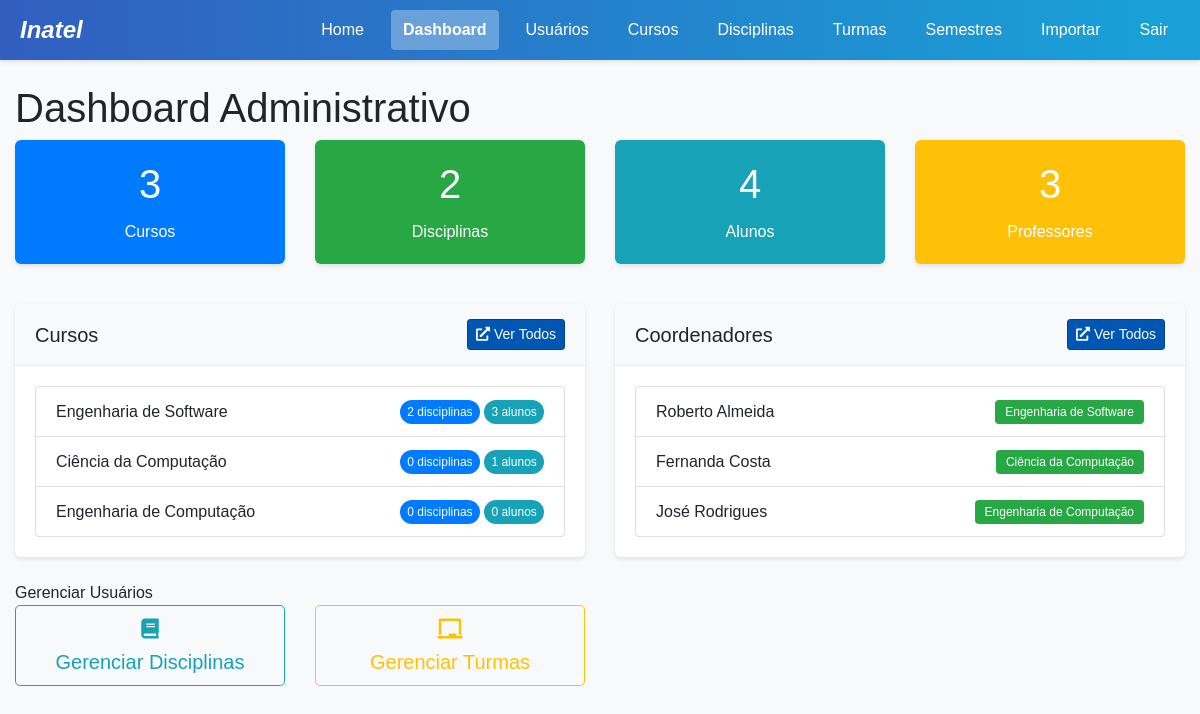
The app's page /custom-admin/dashboard/ (signed in), older data.
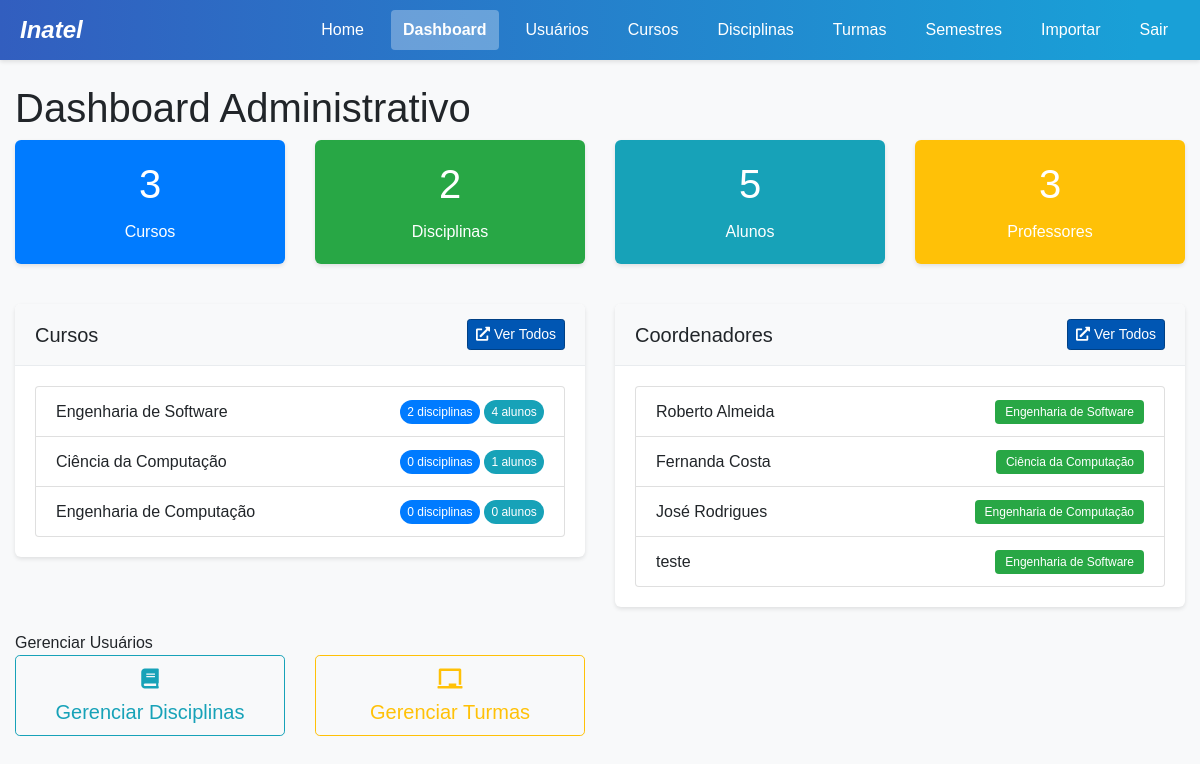
The same page, newer data.
### project/models.py (models this page shows, shortened)
class Curso(models.Model):
    id = models.AutoField(primary_key=True)
    nome = models.CharField(max_length=100)

class Coordenador(models.Model):
    id = models.AutoField(primary_key=True)
    nomeCoord = models.CharField(max_length=100)
    emailCoord = models.EmailField(unique=True)
    senhaCoord = models.CharField(max_length=100)
    curso = models.ForeignKey(Curso, on_delete=models.SET_NULL, null=True, related_name='coordenadores')
    reset_token = models.CharField(max_length=100, null=True, blank=True)

### project/views.py (the view)
    def wrapper(request, *args, **kwargs):
        if "user_type" not in request.session or "user_id" not in request.session:
            messages.error(
                request, "Você precisa estar logado para acessar esta página."
            )
            return redirect("login")
        user_type = request.session["user_type"]
        user_id = request.session["user_id"]
        try:
            if user_type == "aluno":
                Aluno.objects.get(idAluno=user_id)
            elif user_type == "professor":
                Professor.objects.get(idProfessor=user_id)
            elif user_type == "coordenador":
                Coordenador.objects.get(id=user_id)
            elif user_type == "admin":
                from .models import Admin
                Admin.objects.get(id=user_id)
            else:
                messages.error(request, "Tipo de usuário não reconhecido.")
                request.session.flush()
                return redirect("login")
        except Exception:
            messages.error(
                request,
                "Sua sessão expirou ou é inválida. Por favor, faça login novamente.",
            )
            request.session.flush()
            return redirect("login")
        return view_func(request, *args, **kwargs)

### project/context_processors.py (called while the page is built)
def user_data(request):
    context = {
        'user_type': request.session.get('user_type'),
        'user_id': request.session.get('user_id'),
        'username': request.session.get('username'),
    }
    if 'user_type' in request.session:
        notificacoes = obter_notificacoes_usuario(request)
        context['notificacoes_nao_lidas'] = notificacoes.filter(lida=False)
        context['notificacoes_count'] = context['notificacoes_nao_lidas'].count()
    return context

### project/utils.py (called while the page is built)
def obter_notificacoes_usuario(request):
    from .models import Notificacao, Aluno, Professor, Coordenador, Admin
    user_type = request.session.get('user_type')
    user_id = request.session.get('user_id')
    if not user_type or not user_id:
        return Notificacao.objects.none()
    if user_type == 'aluno':
        return Notificacao.objects.filter(aluno_id=user_id)
    elif user_type == 'professor':
        return Notificacao.objects.filter(professor_id=user_id)
    elif user_type == 'coordenador':
        return Notificacao.objects.filter(coordenador_id=user_id)
    elif user_type == 'admin':
        return Notificacao.objects.filter(admin_id=user_id)
    return Notificacao.objects.none()

### project/templates/admin/dashboard.html (shortened to what the changed rows need)
<!DOCTYPE html>
<html lang="pt-br">
<head>
    {% load static %}
    <link rel="stylesheet" href="https://stackpath.bootstrapcdn.com/bootstrap/4.5.2/css/bootstrap.min.css">
    <link rel="stylesheet" href="{% static 'css/main.css' %}">
    <link rel="stylesheet" href="https://cdnjs.cloudflare.com/ajax/libs/font-awesome/5.15.3/css/all.min.css">
</head>
<body>
    <div class="container mt-4">
        <h1>Dashboard Administrativo</h1>
        <div class="row mb-4">
            <div class="col-md-3">
                <div class="card text-white bg-primary mb-3">
                    <div class="card-body text-center">
                        <h1 class="card-title">{{ cursos_count }}</h1>
                    </div>
                </div>
            </div>
            <div class="col-md-3">
                <div class="card text-white bg-success mb-3">
                    <div class="card-body text-center">
                        <h1 class="card-title">{{ disciplinas_count }}</h1>
                    </div>
                </div>
            </div>
            <div class="col-md-3">
                <div class="card text-white bg-info mb-3">
                    <div class="card-body text-center">
                        <h1 class="card-title">{{ alunos_count }}</h1>
                        <p class="card-text">Alunos</p>
                    </div>
                </div>
            </div>
            <div class="col-md-3">
                <div class="card text-white bg-warning mb-3">
                    <div class="card-body text-center">
                        <h1 class="card-title">{{ professores_count }}</h1>
                    </div>
                </div>
            </div>
        </div>
        <div class="row">
            <div class="col-md-6">
                <div class="card mb-4">
                    <div class="card-body">
                        <div class="list-group">
                            {% for curso in cursos %}
                                <div class="list-group-item d-flex justify-content-between align-items-center">
                                    {{ curso.nome }}
                                    <div>
                                        <span class="badge badge-primary badge-pill">{{ curso.disciplinas.count }} disciplinas</span>
                                        <span class="badge badge-info badge-pill">{{ curso.alunos.count }} alunos</span>
                                    </div>
                                </div>
                            {% empty %}
                                <p>Nenhum curso cadastrado.</p>
                            {% endfor %}
                        </div>
                    </div>
                </div>
            </div>
            <div class="col-md-6">
                <div class="card mb-4">
                    <div class="card-body">
                        <div class="list-group">
                            {% for coordenador in coordenadores %}
                                <div class="list-group-item d-flex justify-content-between align-items-center">
                                    {{ coordenador.nomeCoord }}
                                    <div>
                                        {% if coordenador.curso %}
                                            <span class="badge badge-success">{{ coordenador.curso.nome }}</span>
                                        {% else %}
                                            <span class="badge badge-secondary">Sem curso atribuído</span>
                                        {% endif %}
                                    </div>
                                </div>
                            {% empty %}
                                <p>Nenhum coordenador cadastrado.</p>
                            {% endfor %}
                        </div>
                    </div>
                </div>
            </div>
        </div>
                    </div>
</body>
</html>

Row changes from the older to the newer data that the page shows:
computed for Curso "Engenharia de Software": alunos.count "3" → "4"
added Coordenador: nomeCoord "teste", curso.nome "Engenharia de Software"
Text that changed along with them:
{{ alunos_count }}: "4" → "5"
